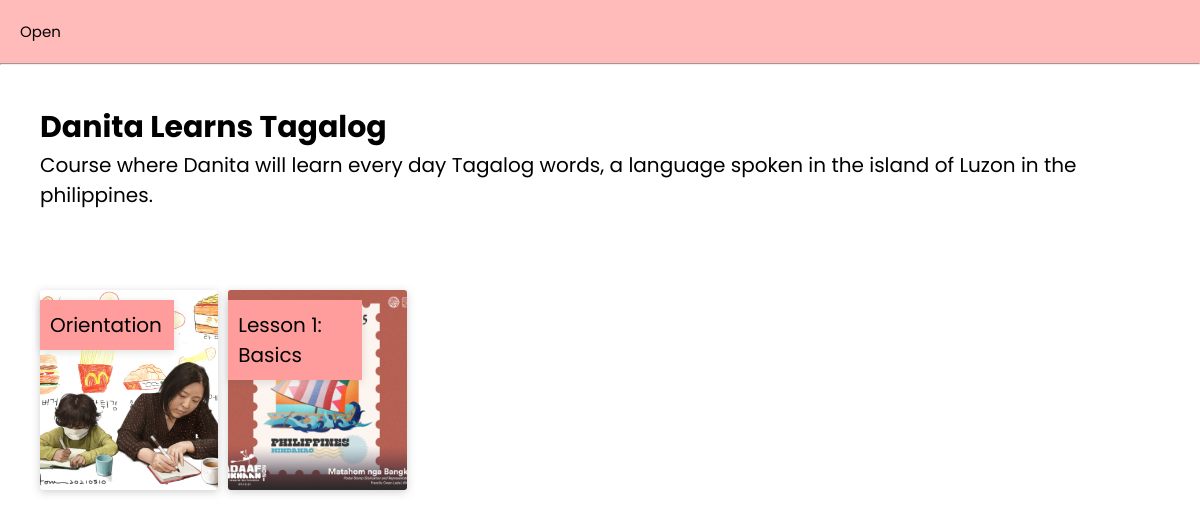
The app's page /class/1 with its own data.
### base/models.py (models this page shows, shortened)
class Clase(models.Model):
    host = models.ForeignKey(User, on_delete=models.SET_NULL,null=True )
    topic = models.ForeignKey(Topic, on_delete=models.SET_NULL,null=True)
    name = models.CharField(max_length=200)
    modules = models.ManyToManyField(Module, related_name='modules', blank=True)
    description = models.TextField(null=True, blank=True)
    updated = models.DateTimeField(auto_now=True)
    created = models.DateTimeField(auto_now_add=True)
    progress = models.IntegerField(default=0)

class Module(models.Model):
    tasks = models.ManyToManyField(ModuleTask, related_name='tasks', blank=True)
    aula = models.ForeignKey('Clase', on_delete=models.CASCADE, null=True)
    name = models.CharField(max_length=200)
    image = models.ImageField(null=True, blank=True)
    description = models.TextField(null=True, blank=True)
    status = models.BooleanField(default=False)

### base/views.py (the view)
# urls.py: path('class/<str:pk>', views.Class, name='class'),
def Class(request, pk):
    class1 = Clase.objects.get(id=pk)
    modules = Module.objects.all()
    context = {'class1': class1, 'modules': modules}
    return render(request, 'base/clase.html', context)

### base/templates/base/clase.html (shortened to what this page needs)
{% extends 'main.html' %}
{% load static %}
{% static 'images' as base_url %}
{% block content %}
<div class="header">
    <h2>{{class1.name}}</h2>
    <span>{{class1.description}}</span>
</div>
<div class="modules">
{% for module in modules %}
<div class="module-card" style="background-image: url('../static/images/{{module.image}}');">
    <div class="module-name">{{module.name}}</div>
</div>
{% endfor %}
</div>
{% endblock %}

### templates/main.html (style rules this page uses)
* { margin: 0; padding: 0; box-sizing: border-box; }
html { font-size: 62.5% ; font-family: 'Poppins', sans-serif; }
.header { font-size: 2rem; padding: 4rem; }

### base/templates/base/clase.html (style rules this page uses)
.modules { padding: 4rem; display: grid; grid-template-columns: 1fr 1fr 1fr 1fr 1fr 1fr; grid-gap: 1rem; }
.module-card { cursor: pointer; height: 20rem; padding-top: 1rem; background-color: rgb(255, 157, 157); font-size: 2rem; transition: transform .4s; background-size: cover; background-position: bottom; box-shadow: rgba(99, 99, 99, 0.3) 0px 2px 8px 0px; border-radius: 3px; }
.module-name { padding: 1rem; width: 75%; background-color: rgb(255, 157, 157); box-shadow: rgba(99, 99, 99, 0.2) 0px 2px 8px 0px; }

### records on screen
Clase: name "Danita Learns Tagalog", description "Course where Danita will learn every day Tagalog words, a language spoken in the island of Luzon in the philippines."
Module: image (picture), name "Orientation"
Module: image (picture), name "Lesson 1: Basics"
